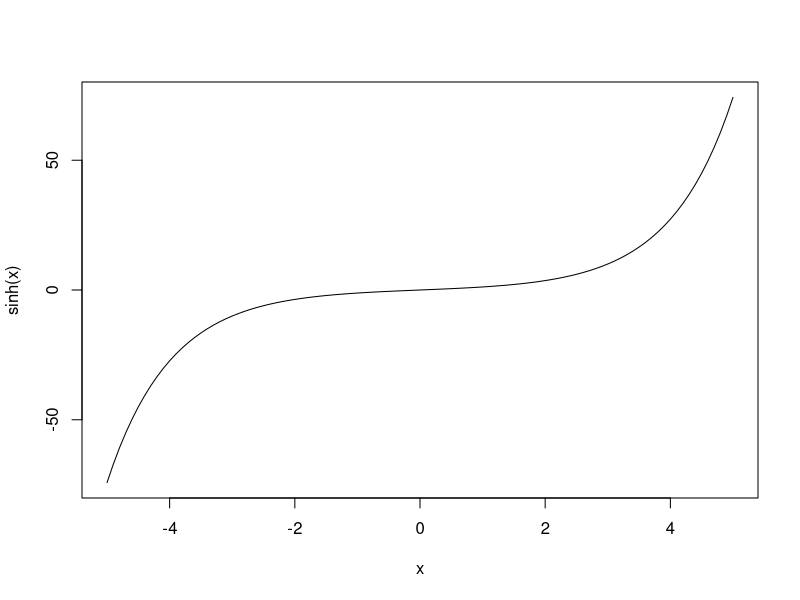

The R source for this figure: (Note: this script raises an error after producing the figure.)
# Homework 5
# Benjamin Paul Suntrup

# Exercise 1
curve(sinh(x), -5, 5)

# Exercise 2
f<-function(x)
{
  sin(x)
}
g<-function(x)
{
  sin(3*x-2)
}
p1 <- ggplot(data.frame(prob = c(-5, 5)), aes(prob))
p1 + stat_function(fun = f,color="red") +
  stat_function(fun = g,color="blue")

# Exercise 3
L <- function(x,a,b) {
  exp(a*x+b)/(1+exp(a*x+b))
}
p2 <- ggplot(data.frame(prob = c(-5, 5)), aes(prob))
p2 + stat_function(fun = L,color="red",args=list(a=1,b=-1)) +
  stat_function(fun = L,color="blue",args=list(a=1,b=0)) +
  stat_function(fun = L,color="green",args=list(a=1,b=1))

# Exercise 4
p3 <- ggplot(data.frame(prob = c(-5, 5)), aes(prob))
p3 + stat_function(fun = L,color="red",args=list(a=0,b=1)) +
  stat_function(fun = L,color="blue",args=list(a=5,b=1)) +
  stat_function(fun = L,color="green",args=list(a=1,b=1))

# Exercise 5
require(graphics)
x <- 0:10
h<-dbinom(x, size = 10, prob = 0.7) 
mydf<-data.frame(x = x,y=h)
ggplot(mydf, aes(x, y)) +
  geom_segment(aes(xend = x, yend = 0), size = 2, lineend = "butt")





